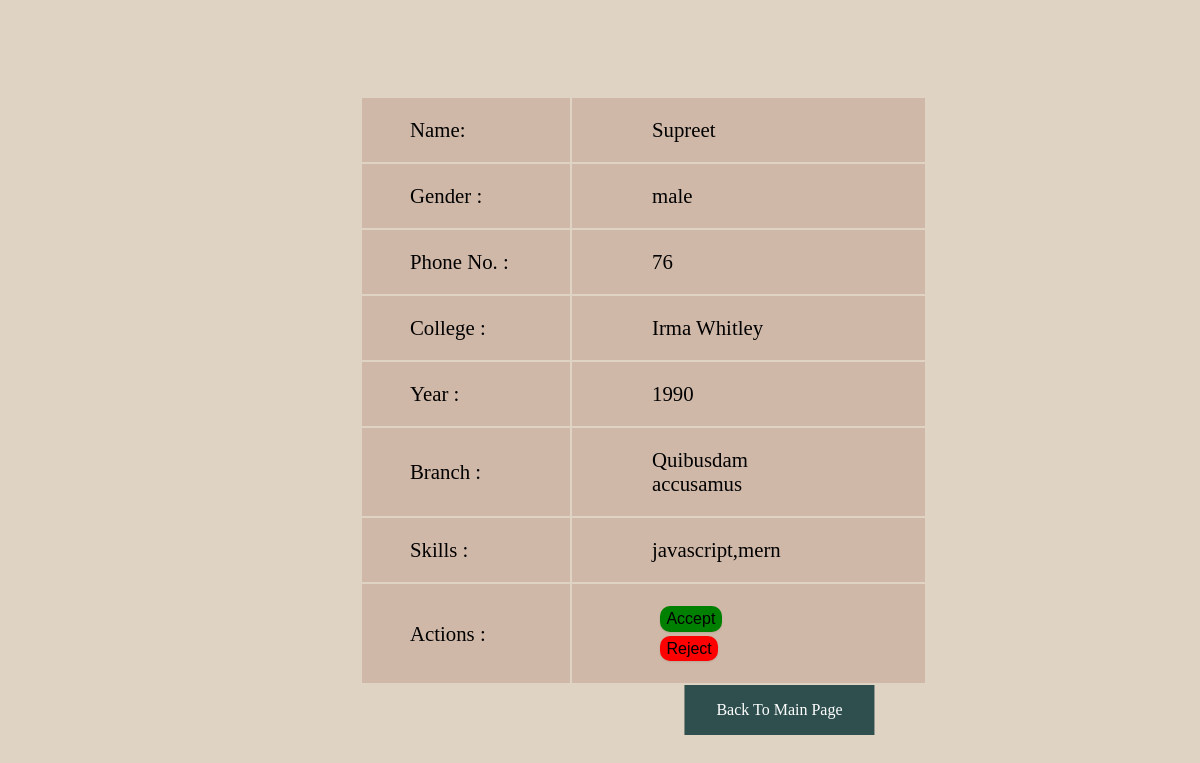
Screenshot of /individual.php?id=94 with the database file from the repository.
### tables this page shows
CREATE TABLE `tbl_student` (
  `id` int(10) UNSIGNED NOT NULL,
  `student_name` varchar(255) NOT NULL,
  `gender` varchar(100) NOT NULL,
  `phone_no` int(100) NOT NULL,
  `college_name` varchar(255) NOT NULL,
  `year` int(50) NOT NULL,
  `branch` varchar(100) NOT NULL,
  `skills` varchar(255) NOT NULL,
  `status` varchar(200) NOT NULL
);

### individual.php (the view, shortened to what this page needs)
<?php include('config/constants.php');
    if(isset($_GET['id'])){
        $id = $_GET['id'];
    }
?>
<?php
    $sql = "SELECT * FROM tbl_student WHERE id='$id'";
    $res = mysqli_query($conn,$sql);
    if($res == true){
        $count = mysqli_num_rows($res);
        if($count == 1){
            while($rows = mysqli_fetch_assoc($res))
            {
                $student_name = $rows['student_name'];
                $gender = $rows['gender'];
                $phone_no = $rows['phone_no'];
                $college_name = $rows['college_name'];
                $year = $rows['year'];
                $branch = $rows['branch'];
                $skills = $rows['skills'];
            }
        }
    }
    else
    {
        echo "Not have any data in database";
    }
?>
<html>
    <head>
        <link rel="stylesheet" href="https://cdnjs.cloudflare.com/ajax/libs/font-awesome/6.2.1/css/all.min.css" />
    </head>
    <body>
        <section>
            <div class="container">
                <form action="" method="POST">
                    <table>
                        <tr class="data-row">
                            <td class="label-left">Name: </td>
                            <td class="label-right"><?php echo $student_name; ?></td>
                        </tr>
                        <tr class="data-row">
                            <td class="label-left">Gender : </td>
                            <td class="label-right"><?php echo $gender; ?></td>
                        </tr>
                        <tr class="data-row">
                            <td class="label-left">Phone No. : </td>
                            <td class="label-right"><?php echo $phone_no; ?></td>
                        </tr>
                        <tr class="data-row">
                            <td class="label-left">College : </td>
                            <td class="label-right"><?php echo $college_name; ?></td>
                        </tr>
                        <tr class="data-row">
                            <td class="label-left">Year : </td>
                            <td class="label-right"><?php echo $year; ?></td>
                        </tr>
                        <tr class="data-row">
                            <td class="label-left">Branch : </td>
                            <td class="label-right"><?php echo $branch; ?></td>
                        </tr>
                        <tr class="data-row">
                            <td class="label-left">Skills : </td>
                            <td class="label-right"><?php echo $skills; ?></td>
                        </tr>
                        <tr class="data-row">
                            <td class="label-left">Actions : </td>
                            <td class="label-right">
                                <input type="submit" class="acpt" name="accept" value="Accept">
                                <input type="submit" class="rejt" name="reject" value="Reject">
                            </td>
                        </tr>
                    </table>
            <a href="admin-panel.php" class="toggle">Back To Main Page</a>
                </form>
            </div>
        </section>
    </body>
</html>

### individual.php (style rules this page uses)
* { padding: 0; margin: 0; }
body { background-color: #DFD3C3; min-height: 100%; }
.container { padding: 6rem 0; }
table { font-size: 1.3rem;; margin: 0px 30%; background-collabel-rightor: #D0B8A8; }
.data-row { margin: 30px 40%; background-color: #D0B8A8; }
.label-left { padding: 20px 3rem; min-width: 7rem; }
.label-right { padding: 20px 0; padding-left: 5rem; padding-right: 9rem; }
input { padding: 3% 5%; margin: 2px 8px; font-size: 1rem; background-color: #EDEDED; border-style: none; box-shadow: 0 1px 2px rgba(0, 0, 0, .1); }
.acpt { border-radius:10px; background:green; }
.rejt { border-radius:10px; background:red; }
a { margin-left: 43%; text-align: center; text-decoration: none; color: #6B728E; }
.toggle { padding: 20px 0; padding-left: 5rem; padding-right: 9rem; background-color: darkslategray; border: none; color: white; padding: 16px 32px; text-align: center; text-decoration: none; display: inline-block; font-size: 16px; margin: 4px 2px; transition-duration: 0.4s; cursor: pointer; margin: 0; position: absolute; top: 80%/; transform: translateY(40px); transform: translateX(360%); }

### rows the page displays
tbl_student: student_name "Supreet", gender "male", phone_no "76", college_name "Irma Whitley", year "1990", branch "Quibusdam accusamus", skills "javascript,mern"
